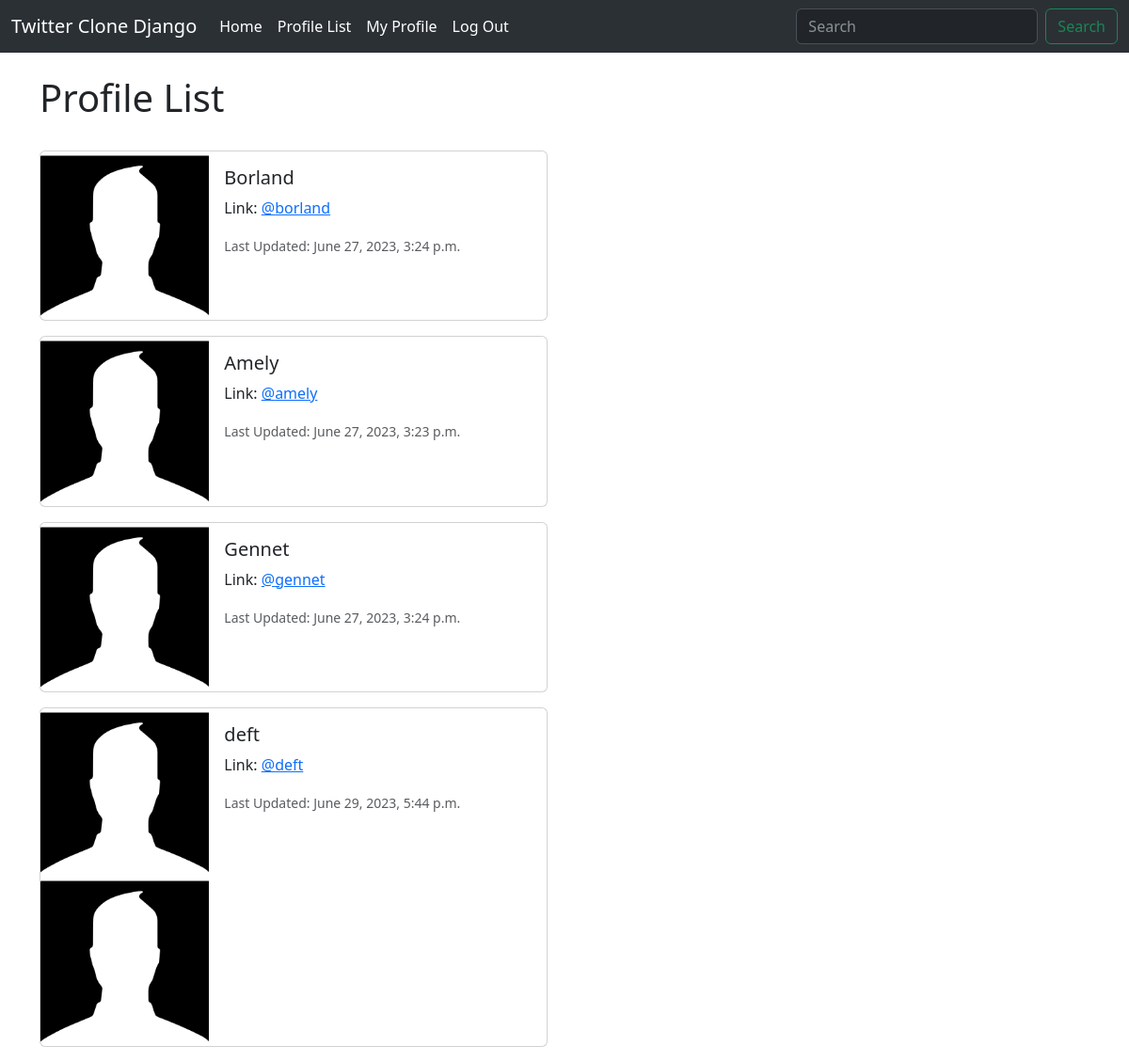
The page /profile_list/ (signed in) on the database as committed earlier.
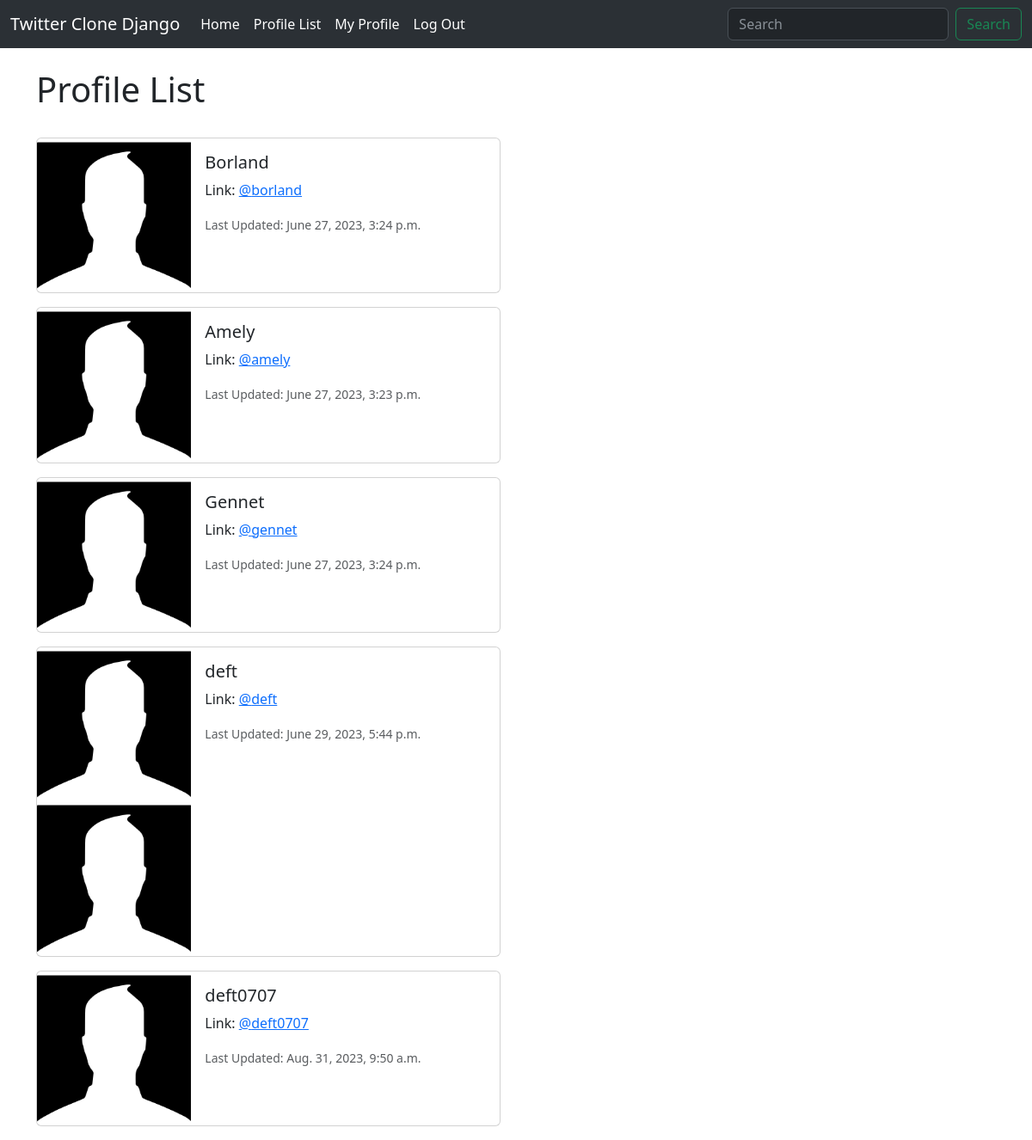
The same page on the database as committed later.
### twitter/models.py (models this page shows, shortened)
class Profile(models.Model):
    user = models.OneToOneField(User, on_delete=models.CASCADE)
    follows = models.ManyToManyField("self", related_name="followed_by", symmetrical=False, blank=True)
    date_modified = models.DateTimeField(User, auto_now=True)
    profile_image = models.ImageField(null=True, blank=True, upload_to="images/")

### twitter/views.py (the view)
# urls.py: path('profile_list/', views.profile_list, name='profile_list'),
def profile_list(request):
    if request.user.is_authenticated:
        profiles = Profile.objects.exclude(user=request.user)
        return render(request, 'profile_list.html', {'profiles': profiles})
    else:
        messages.success(request, ("You must be Logged In to view this page"))
        return redirect('home')

### templates/profile_list.html (shortened to what this page needs)
{% extends 'base.html' %}
{% load static %}
{% block content %}
    <h1>Profile List</h1>
<br/>
{% if profiles %}
    {% for profile in profiles %}
        <div class="card mb-3" style="max-width: 540px;">
  <div class="row g-0">
    <div class="col-md-4">
      {% if profile.profile_image %}
      <img src="{{ profile.profile_image.url }}" width=200 height=200 class="img-fluid rounded-start" alt="{{ profile.user.username }}">
      {% endif %}
      <img src="{% static 'images/default_picture_image.png' %}" class="img-fluid rounded-start" alt="Profile Image">
    </div>
    <div class="col-md-8">
      <div class="card-body">
        <h5 class="card-title">{{profile.user.username}}<br/></h5>
          <p class="card-text">Link: <a href="{% url 'profile' profile.user.id %}"> @{{ profile.user.username|lower }}</a><br/></p>
        <p class="card-text"><small class="text-body-secondary">Last Updated: {{ profile.date_modified }}</small></p>
      </div>
    </div>
  </div>
</div>
    {% endfor %}
{% endif %}
{% endblock %}

### templates/base.html (shortened to what this page needs)
<!doctype html>
<html lang="en">
  <head>
    <link href="https://cdn.jsdelivr.net/npm/bootstrap@5.3.0/dist/css/bootstrap.min.css" rel="stylesheet">
  </head>
  <body>
    {% include 'navbar.html' %}
    <div class="container">
     <br>
        {% block content %}
        {% endblock %}
    </div>
  </body>
</html>

### templates/navbar.html (shortened to what this page needs)
<nav class="navbar navbar-expand-lg bg-body-tertiary" data-bs-theme="dark">
  <div class="container-fluid">
    <div class="collapse navbar-collapse" id="navbarTogglerDemo01">
      <a class="navbar-brand" href="{% url 'home' %}">Twitter Clone Django</a>
      <ul class="navbar-nav me-auto mb-2 mb-lg-0">
        <li class="nav-item">
          <a class="nav-link active" aria-current="page" href="{% url 'home' %}">Home</a>
        </li>
        <li class="nav-item">
          <a class="nav-link active" aria-current="page" href={% url 'profile_list' %}>Profile List</a>
        </li>
          {% if user.is_authenticated %}
        <li class="nav-item">
          <a class="nav-link active" aria-current="page" href={% url 'profile' request.user.id %}>My Profile</a>
        </li>
         <li class="nav-item">
          <a class="nav-link active" aria-current="page" href={% url 'logout' %}>Log Out</a>
        </li>
          {% endif %}
      </ul>
      <form class="d-flex" role="search">
        <input class="form-control me-2" type="search" placeholder="Search" aria-label="Search">
        <button class="btn btn-outline-success" type="submit">Search</button>
      </form>
    </div>
  </div>
</nav>

Rows that differ between the two databases and show on the page:
added Profile: user.username "deft0707", date_modified "Aug. 31, 2023, 9:50 a.m."
